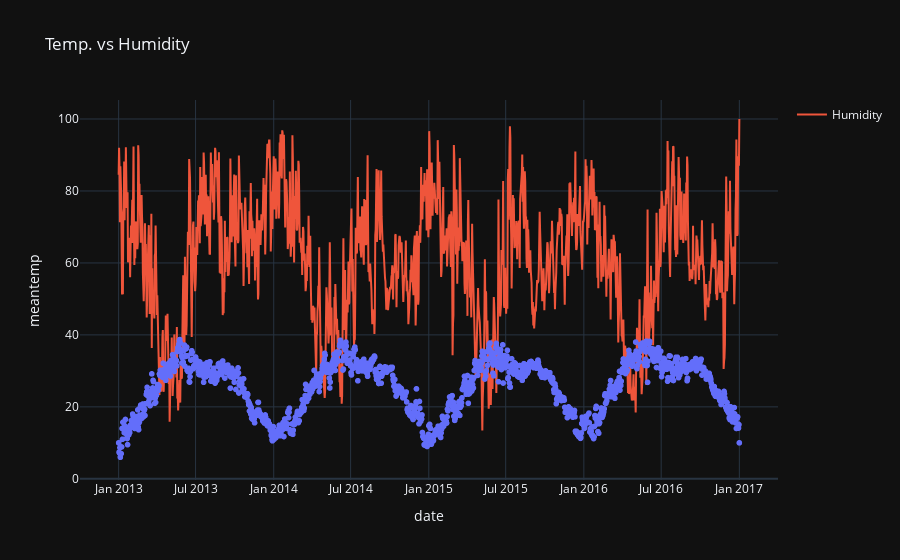

The notebook cell this image was saved under:
### Code cell
fig = px.scatter(data_frame=df, x=df.index, y='meantemp', title="Temp. vs Humidity")
fig.add_trace(
    go.Scatter(
        x=df.index,
        y=df['humidity'],
        mode='lines',
        name='Humidity'
    )
)
fig.show()

### Figure 1 — Plotly figure (JSON) as saved in the notebook; plotly's stock layout.template omitted (floating-point values rounded to 4 significant figures; data arrays with more than 128 entries replaced by an {"elided": "..."} marker saying what was removed)
{"data": [{"hovertemplate": "date=%{x}<br>meantemp=%{y}<extra></extra>", "legendgroup": "", "marker": {"color": "#636efa", "symbol": "circle"}, "mode": "markers", "name": "", "showlegend": false, "type": "scattergl", "x": {"elided": "1462 str values"}, "xaxis": "x", "y": {"elided": "1462 float values"}, "yaxis": "y"}, {"mode": "lines", "name": "Humidity", "type": "scatter", "x": {"elided": "1462 str values"}, "y": {"elided": "1462 float values"}}], "layout": {"legend": {"tracegroupgap": 0}, "title": {"text": "Temp. vs Humidity"}, "xaxis": {"anchor": "y", "domain": [0, 1], "title": {"text": "date"}}, "yaxis": {"anchor": "x", "domain": [0, 1], "title": {"text": "meantemp"}}}}
